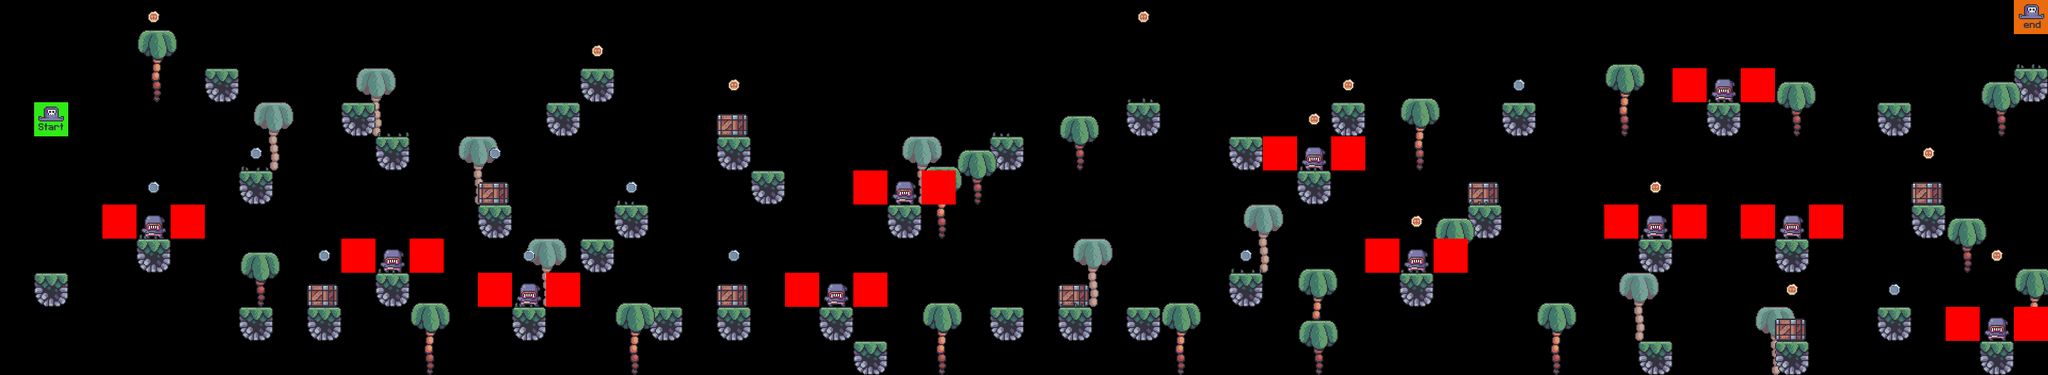

A level layout from a 2D game, rendered from its tile map. Below: a short description, then the map file with tile-grid data replaced by summaries:
An orthogonal 60x11 tile map with 64x64 px tiles, 9 tile layers (bg_palm, terrain, crates, grass, ...), 7 tilesets.

<map version="1.10" tiledversion="1.10.2" orientation="orthogonal" renderorder="right-down" width="60" height="11" tilewidth="64" tileheight="64" infinite="0" nextlayerid="10" nextobjectid="1">
 <editorsettings>
  <export target="../4/level_4.csv" format="csv" />
 </editorsettings>
 <tileset firstgid="1" source="../tilesets/terrain_tiles.tsx" />
 <tileset firstgid="17" source="../tilesets/coin_tiles.tsx" />
 <tileset firstgid="19" source="../tilesets/grass_tiles.tsx" />
 <tileset firstgid="24" source="../tilesets/palms.tsx" />
 <tileset firstgid="27" source="../tilesets/crates.tsx" />
 <tileset firstgid="28" source="../tilesets/player_tiles.tsx" />
 <tileset firstgid="30" source="../tilesets/enemy_tile.tsx" />
 <layer id="5" name="bg_palm" width="60" height="11">
  <data>[660 cells, 9 non-empty, 1 distinct tile ids]</data>
 </layer>
 <layer id="1" name="terrain" width="60" height="11">
  <data>[660 cells, 44 non-empty, 1 distinct tile ids]</data>
 </layer>
 <layer id="6" name="crates" width="60" height="11">
  <data>[660 cells, 8 non-empty, 1 distinct tile ids]</data>
 </layer>
 <layer id="3" name="grass" width="60" height="11">
  <data>[660 cells, 16 non-empty, 5 distinct tile ids]</data>
 </layer>
 <layer id="8" name="enemies" width="60" height="11">
  <data>[660 cells, 11 non-empty, 1 distinct tile ids]</data>
 </layer>
 <layer id="4" name="fg_palm" width="60" height="11">
  <data>[660 cells, 19 non-empty, 2 distinct tile ids]</data>
 </layer>
 <layer id="9" name="constraints" width="60" height="11">
  <data>[660 cells, 22 non-empty, 1 distinct tile ids]</data>
 </layer>
 <layer id="2" name="coins" width="60" height="11">
  <data>[660 cells, 21 non-empty, 2 distinct tile ids]</data>
 </layer>
 <layer id="7" name="player" width="60" height="11">
  <data>[660 cells, 2 non-empty, 2 distinct tile ids]</data>
 </layer>
</map>
